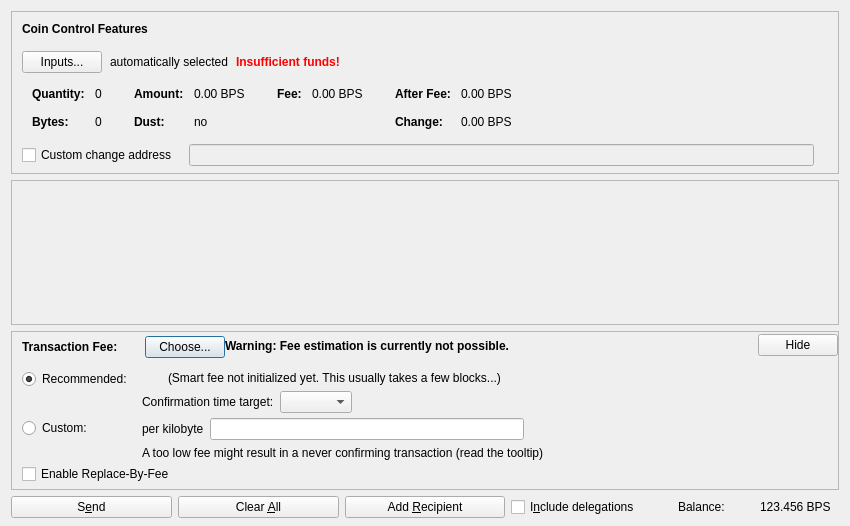
<?xml version="1.0" encoding="UTF-8"?>
<ui version="4.0">
 <class>SendCoinsDialog</class>
 <widget class="QDialog" name="SendCoinsDialog">
  <property name="geometry">
   <rect>
    <x>0</x>
    <y>0</y>
    <width>850</width>
    <height>526</height>
   </rect>
  </property>
  <property name="windowTitle">
   <string>Send Coins</string>
  </property>
  <layout class="QVBoxLayout" name="verticalLayout" stretch="0,1,0,0">
   <property name="bottomMargin">
    <number>8</number>
   </property>
   <item>
    <widget class="QFrame" name="frameCoinControl">
     <property name="sizePolicy">
      <sizepolicy hsizetype="Expanding" vsizetype="Expanding">
       <horstretch>0</horstretch>
       <verstretch>0</verstretch>
      </sizepolicy>
     </property>
     <property name="maximumSize">
      <size>
       <width>16777215</width>
       <height>16777215</height>
      </size>
     </property>
     <property name="frameShape">
      <enum>QFrame::StyledPanel</enum>
     </property>
     <property name="frameShadow">
      <enum>QFrame::Sunken</enum>
     </property>
     <layout class="QVBoxLayout" name="verticalLayoutCoinControl2">
      <property name="spacing">
       <number>0</number>
      </property>
      <property name="leftMargin">
       <number>0</number>
      </property>
      <property name="topMargin">
       <number>0</number>
      </property>
      <property name="rightMargin">
       <number>0</number>
      </property>
      <property name="bottomMargin">
       <number>6</number>
      </property>
      <item>
       <layout class="QVBoxLayout" name="verticalLayoutCoinControl" stretch="0,0,0,0,1">
        <property name="spacing">
         <number>0</number>
        </property>
        <property name="leftMargin">
         <number>10</number>
        </property>
        <property name="topMargin">
         <number>10</number>
        </property>
        <item>
         <layout class="QHBoxLayout" name="horizontalLayoutCoinControl1">
          <property name="bottomMargin">
           <number>15</number>
          </property>
          <item>
           <widget class="QLabel" name="labelCoinControlFeatures">
            <property name="sizePolicy">
             <sizepolicy hsizetype="Preferred" vsizetype="Maximum">
              <horstretch>0</horstretch>
              <verstretch>0</verstretch>
             </sizepolicy>
            </property>
            <property name="font">
             <font>
              <weight>75</weight>
              <bold>true</bold>
             </font>
            </property>
            <property name="styleSheet">
             <string notr="true">font-weight:bold;</string>
            </property>
            <property name="text">
             <string>Coin Control Features</string>
            </property>
           </widget>
          </item>
         </layout>
        </item>
        <item>
         <layout class="QHBoxLayout" name="horizontalLayoutCoinControl2" stretch="0,0,0,0">
          <property name="spacing">
           <number>8</number>
          </property>
          <property name="bottomMargin">
           <number>10</number>
          </property>
          <item>
           <widget class="QPushButton" name="pushButtonCoinControl">
            <property name="styleSheet">
             <string notr="true"/>
            </property>
            <property name="text">
             <string>Inputs...</string>
            </property>
            <property name="autoDefault">
             <bool>false</bool>
            </property>
           </widget>
          </item>
          <item>
           <widget class="QLabel" name="labelCoinControlAutomaticallySelected">
            <property name="text">
             <string>automatically selected</string>
            </property>
            <property name="margin">
             <number>5</number>
            </property>
           </widget>
          </item>
          <item>
           <widget class="QLabel" name="labelCoinControlInsuffFunds">
            <property name="font">
             <font>
              <weight>75</weight>
              <bold>true</bold>
             </font>
            </property>
            <property name="styleSheet">
             <string notr="true">color:red;font-weight:bold;</string>
            </property>
            <property name="text">
             <string>Insufficient funds!</string>
            </property>
            <property name="margin">
             <number>5</number>
            </property>
           </widget>
          </item>
          <item>
           <spacer name="horizontalSpacerCoinControl">
            <property name="orientation">
             <enum>Qt::Horizontal</enum>
            </property>
            <property name="sizeHint" stdset="0">
             <size>
              <width>40</width>
              <height>1</height>
             </size>
            </property>
           </spacer>
          </item>
         </layout>
        </item>
        <item>
         <widget class="QWidget" name="widgetCoinControl" native="true">
          <property name="sizePolicy">
           <sizepolicy hsizetype="Preferred" vsizetype="Preferred">
            <horstretch>0</horstretch>
            <verstretch>0</verstretch>
           </sizepolicy>
          </property>
          <property name="minimumSize">
           <size>
            <width>0</width>
            <height>0</height>
           </size>
          </property>
          <property name="styleSheet">
           <string notr="true"/>
          </property>
          <layout class="QHBoxLayout" name="horizontalLayoutCoinControl5">
           <property name="leftMargin">
            <number>0</number>
           </property>
           <property name="topMargin">
            <number>0</number>
           </property>
           <property name="rightMargin">
            <number>0</number>
           </property>
           <property name="bottomMargin">
            <number>0</number>
           </property>
           <item>
            <layout class="QHBoxLayout" name="horizontalLayoutCoinControl3" stretch="0,0,0,1">
             <property name="spacing">
              <number>20</number>
             </property>
             <property name="topMargin">
              <number>0</number>
             </property>
             <property name="bottomMargin">
              <number>10</number>
             </property>
             <item>
              <layout class="QFormLayout" name="formLayoutCoinControl1">
               <property name="horizontalSpacing">
                <number>10</number>
               </property>
               <property name="verticalSpacing">
                <number>14</number>
               </property>
               <property name="leftMargin">
                <number>10</number>
               </property>
               <property name="topMargin">
                <number>4</number>
               </property>
               <property name="rightMargin">
                <number>6</number>
               </property>
               <item row="0" column="0">
                <widget class="QLabel" name="labelCoinControlQuantityText">
                 <property name="font">
                  <font>
                   <weight>75</weight>
                   <bold>true</bold>
                  </font>
                 </property>
                 <property name="text">
                  <string>Quantity:</string>
                 </property>
                 <property name="margin">
                  <number>0</number>
                 </property>
                </widget>
               </item>
               <item row="0" column="1">
                <widget class="QLabel" name="labelCoinControlQuantity">
                 <property name="cursor">
                  <cursorShape>IBeamCursor</cursorShape>
                 </property>
                 <property name="contextMenuPolicy">
                  <enum>Qt::ActionsContextMenu</enum>
                 </property>
                 <property name="text">
                  <string notr="true">0</string>
                 </property>
                 <property name="margin">
                  <number>0</number>
                 </property>
                 <property name="textInteractionFlags">
                  <set>Qt::LinksAccessibleByMouse|Qt::TextSelectableByKeyboard|Qt::TextSelectableByMouse</set>
                 </property>
                </widget>
               </item>
               <item row="1" column="0">
                <widget class="QLabel" name="labelCoinControlBytesText">
                 <property name="font">
                  <font>
                   <weight>75</weight>
                   <bold>true</bold>
                  </font>
                 </property>
                 <property name="text">
                  <string>Bytes:</string>
                 </property>
                </widget>
               </item>
               <item row="1" column="1">
                <widget class="QLabel" name="labelCoinControlBytes">
                 <property name="cursor">
                  <cursorShape>IBeamCursor</cursorShape>
                 </property>
                 <property name="contextMenuPolicy">
                  <enum>Qt::ActionsContextMenu</enum>
                 </property>
                 <property name="text">
                  <string notr="true">0</string>
                 </property>
                 <property name="textInteractionFlags">
                  <set>Qt::LinksAccessibleByMouse|Qt::TextSelectableByKeyboard|Qt::TextSelectableByMouse</set>
                 </property>
                </widget>
               </item>
              </layout>
             </item>
             <item>
              <layout class="QFormLayout" name="formLayoutCoinControl2">
               <property name="horizontalSpacing">
                <number>10</number>
               </property>
               <property name="verticalSpacing">
                <number>14</number>
               </property>
               <property name="leftMargin">
                <number>6</number>
               </property>
               <property name="topMargin">
                <number>4</number>
               </property>
               <property name="rightMargin">
                <number>6</number>
               </property>
               <item row="0" column="0">
                <widget class="QLabel" name="labelCoinControlAmountText">
                 <property name="font">
                  <font>
                   <weight>75</weight>
                   <bold>true</bold>
                  </font>
                 </property>
                 <property name="text">
                  <string>Amount:</string>
                 </property>
                 <property name="margin">
                  <number>0</number>
                 </property>
                </widget>
               </item>
               <item row="0" column="1">
                <widget class="QLabel" name="labelCoinControlAmount">
                 <property name="cursor">
                  <cursorShape>IBeamCursor</cursorShape>
                 </property>
                 <property name="contextMenuPolicy">
                  <enum>Qt::ActionsContextMenu</enum>
                 </property>
                 <property name="text">
                  <string notr="true">0.00 BPS</string>
                 </property>
                 <property name="textInteractionFlags">
                  <set>Qt::LinksAccessibleByMouse|Qt::TextSelectableByKeyboard|Qt::TextSelectableByMouse</set>
                 </property>
                </widget>
               </item>
               <item row="1" column="0">
                <widget class="QLabel" name="labelCoinControlLowOutputText">
                 <property name="font">
                  <font>
                   <weight>75</weight>
                   <bold>true</bold>
                  </font>
                 </property>
                 <property name="text">
                  <string>Dust:</string>
                 </property>
                </widget>
               </item>
               <item row="1" column="1">
                <widget class="QLabel" name="labelCoinControlLowOutput">
                 <property name="cursor">
                  <cursorShape>IBeamCursor</cursorShape>
                 </property>
                 <property name="contextMenuPolicy">
                  <enum>Qt::ActionsContextMenu</enum>
                 </property>
                 <property name="text">
                  <string notr="true">no</string>
                 </property>
                 <property name="textInteractionFlags">
                  <set>Qt::LinksAccessibleByMouse|Qt::TextSelectableByKeyboard|Qt::TextSelectableByMouse</set>
                 </property>
                </widget>
               </item>
              </layout>
             </item>
             <item>
              <layout class="QFormLayout" name="formLayoutCoinControl3">
               <property name="horizontalSpacing">
                <number>10</number>
               </property>
               <property name="verticalSpacing">
                <number>14</number>
               </property>
               <property name="leftMargin">
                <number>6</number>
               </property>
               <property name="topMargin">
                <number>4</number>
               </property>
               <property name="rightMargin">
                <number>6</number>
               </property>
               <item row="0" column="0">
                <widget class="QLabel" name="labelCoinControlFeeText">
                 <property name="font">
                  <font>
                   <weight>75</weight>
                   <bold>true</bold>
                  </font>
                 </property>
                 <property name="text">
                  <string>Fee:</string>
                 </property>
                 <property name="margin">
                  <number>0</number>
                 </property>
                </widget>
               </item>
               <item row="0" column="1">
                <widget class="QLabel" name="labelCoinControlFee">
                 <property name="cursor">
                  <cursorShape>IBeamCursor</cursorShape>
                 </property>
                 <property name="contextMenuPolicy">
                  <enum>Qt::ActionsContextMenu</enum>
                 </property>
                 <property name="text">
                  <string notr="true">0.00 BPS</string>
                 </property>
                 <property name="textInteractionFlags">
                  <set>Qt::LinksAccessibleByMouse|Qt::TextSelectableByKeyboard|Qt::TextSelectableByMouse</set>
                 </property>
                </widget>
               </item>
              </layout>
             </item>
             <item>
              <layout class="QFormLayout" name="formLayoutCoinControl4">
               <property name="horizontalSpacing">
                <number>10</number>
               </property>
               <property name="verticalSpacing">
                <number>14</number>
               </property>
               <property name="leftMargin">
                <number>6</number>
               </property>
               <property name="topMargin">
                <number>4</number>
               </property>
               <property name="rightMargin">
                <number>6</number>
               </property>
               <item row="0" column="0">
                <widget class="QLabel" name="labelCoinControlAfterFeeText">
                 <property name="font">
                  <font>
                   <weight>75</weight>
                   <bold>true</bold>
                  </font>
                 </property>
                 <property name="text">
                  <string>After Fee:</string>
                 </property>
                 <property name="margin">
                  <number>0</number>
                 </property>
                </widget>
               </item>
               <item row="0" column="1">
                <widget class="QLabel" name="labelCoinControlAfterFee">
                 <property name="cursor">
                  <cursorShape>IBeamCursor</cursorShape>
                 </property>
                 <property name="contextMenuPolicy">
                  <enum>Qt::ActionsContextMenu</enum>
                 </property>
                 <property name="text">
                  <string notr="true">0.00 BPS</string>
                 </property>
                 <property name="textInteractionFlags">
                  <set>Qt::LinksAccessibleByMouse|Qt::TextSelectableByKeyboard|Qt::TextSelectableByMouse</set>
                 </property>
                </widget>
               </item>
               <item row="1" column="0">
                <widget class="QLabel" name="labelCoinControlChangeText">
                 <property name="font">
                  <font>
                   <weight>75</weight>
                   <bold>true</bold>
                  </font>
                 </property>
                 <property name="text">
                  <string>Change:</string>
                 </property>
                </widget>
               </item>
               <item row="1" column="1">
                <widget class="QLabel" name="labelCoinControlChange">
                 <property name="cursor">
                  <cursorShape>IBeamCursor</cursorShape>
                 </property>
                 <property name="contextMenuPolicy">
                  <enum>Qt::ActionsContextMenu</enum>
                 </property>
                 <property name="text">
                  <string notr="true">0.00 BPS</string>
                 </property>
                 <property name="textInteractionFlags">
                  <set>Qt::LinksAccessibleByMouse|Qt::TextSelectableByKeyboard|Qt::TextSelectableByMouse</set>
                 </property>
                </widget>
               </item>
              </layout>
             </item>
            </layout>
           </item>
          </layout>
         </widget>
        </item>
        <item>
         <layout class="QHBoxLayout" name="horizontalLayoutCoinControl4" stretch="0,0,0">
          <property name="spacing">
           <number>12</number>
          </property>
          <property name="sizeConstraint">
           <enum>QLayout::SetDefaultConstraint</enum>
          </property>
          <property name="topMargin">
           <number>5</number>
          </property>
          <property name="rightMargin">
           <number>5</number>
          </property>
          <item>
           <widget class="QCheckBox" name="checkBoxCoinControlChange">
            <property name="toolTip">
             <string>If this is activated, but the change address is empty or invalid, change will be sent to a newly generated address.</string>
            </property>
            <property name="text">
             <string>Custom change address</string>
            </property>
           </widget>
          </item>
          <item>
           <widget class="QValidatedLineEdit" name="lineEditCoinControlChange">
            <property name="enabled">
             <bool>false</bool>
            </property>
            <property name="sizePolicy">
             <sizepolicy hsizetype="Expanding" vsizetype="Fixed">
              <horstretch>0</horstretch>
              <verstretch>0</verstretch>
             </sizepolicy>
            </property>
           </widget>
          </item>
          <item>
           <widget class="QLabel" name="labelCoinControlChangeLabel">
            <property name="sizePolicy">
             <sizepolicy hsizetype="Preferred" vsizetype="Expanding">
              <horstretch>0</horstretch>
              <verstretch>0</verstretch>
             </sizepolicy>
            </property>
            <property name="minimumSize">
             <size>
              <width>0</width>
              <height>0</height>
             </size>
            </property>
            <property name="text">
             <string/>
            </property>
            <property name="margin">
             <number>3</number>
            </property>
           </widget>
          </item>
         </layout>
        </item>
        <item>
         <spacer name="verticalSpacerCoinControl">
          <property name="orientation">
           <enum>Qt::Vertical</enum>
          </property>
          <property name="sizeHint" stdset="0">
           <size>
            <width>800</width>
            <height>1</height>
           </size>
          </property>
         </spacer>
        </item>
       </layout>
      </item>
     </layout>
    </widget>
   </item>
   <item>
    <widget class="QScrollArea" name="scrollArea">
     <property name="widgetResizable">
      <bool>true</bool>
     </property>
     <widget class="QWidget" name="scrollAreaWidgetContents">
      <property name="geometry">
       <rect>
        <x>0</x>
        <y>0</y>
        <width>830</width>
        <height>104</height>
       </rect>
      </property>
      <layout class="QVBoxLayout" name="verticalLayout_2" stretch="0,1">
       <property name="leftMargin">
        <number>0</number>
       </property>
       <property name="topMargin">
        <number>0</number>
       </property>
       <property name="rightMargin">
        <number>0</number>
       </property>
       <property name="bottomMargin">
        <number>0</number>
       </property>
       <item>
        <layout class="QVBoxLayout" name="entries">
         <property name="spacing">
          <number>6</number>
         </property>
        </layout>
       </item>
       <item>
        <spacer name="verticalSpacer">
         <property name="orientation">
          <enum>Qt::Vertical</enum>
         </property>
         <property name="sizeHint" stdset="0">
          <size>
           <width>20</width>
           <height>40</height>
          </size>
         </property>
        </spacer>
       </item>
      </layout>
     </widget>
    </widget>
   </item>
   <item>
    <widget class="QFrame" name="frameFee">
     <property name="sizePolicy">
      <sizepolicy hsizetype="Expanding" vsizetype="Expanding">
       <horstretch>0</horstretch>
       <verstretch>0</verstretch>
      </sizepolicy>
     </property>
     <property name="maximumSize">
      <size>
       <width>16777215</width>
       <height>16777215</height>
      </size>
     </property>
     <property name="frameShape">
      <enum>QFrame::StyledPanel</enum>
     </property>
     <property name="frameShadow">
      <enum>QFrame::Sunken</enum>
     </property>
     <layout class="QVBoxLayout" name="verticalLayoutFee1">
      <property name="spacing">
       <number>0</number>
      </property>
      <property name="leftMargin">
       <number>0</number>
      </property>
      <property name="topMargin">
       <number>0</number>
      </property>
      <property name="rightMargin">
       <number>0</number>
      </property>
      <property name="bottomMargin">
       <number>0</number>
      </property>
      <item>
       <layout class="QVBoxLayout" name="verticalLayoutFee2" stretch="0,0,0">
        <property name="spacing">
         <number>0</number>
        </property>
        <property name="leftMargin">
         <number>10</number>
        </property>
        <property name="topMargin">
         <number>0</number>
        </property>
        <item>
         <layout class="QHBoxLayout" name="horizontalLayoutFee1">
          <property name="bottomMargin">
           <number>0</number>
          </property>
          <item>
           <layout class="QVBoxLayout" name="verticalLayoutFee7">
            <property name="spacing">
             <number>0</number>
            </property>
            <item>
             <spacer name="verticalSpacerSmartFee">
              <property name="orientation">
               <enum>Qt::Vertical</enum>
              </property>
              <property name="sizeType">
               <enum>QSizePolicy::Fixed</enum>
              </property>
              <property name="sizeHint" stdset="0">
               <size>
                <width>1</width>
                <height>4</height>
               </size>
              </property>
             </spacer>
            </item>
            <item>
             <layout class="QHBoxLayout" name="horizontalLayoutSmartFee">
              <property name="spacing">
               <number>10</number>
              </property>
              <item>
               <widget class="QLabel" name="labelFeeHeadline">
                <property name="sizePolicy">
                 <sizepolicy hsizetype="Preferred" vsizetype="Maximum">
                  <horstretch>0</horstretch>
                  <verstretch>0</verstretch>
                 </sizepolicy>
                </property>
                <property name="font">
                 <font>
                  <weight>75</weight>
                  <bold>true</bold>
                 </font>
                </property>
                <property name="styleSheet">
                 <string notr="true">font-weight:bold;</string>
                </property>
                <property name="text">
                 <string>Transaction Fee:</string>
                </property>
               </widget>
              </item>
              <item>
               <widget class="QLabel" name="labelFeeMinimized">
                <property name="text">
                 <string/>
                </property>
               </widget>
              </item>
              <item>
               <widget class="QPushButton" name="buttonChooseFee">
                <property name="text">
                 <string>Choose...</string>
                </property>
               </widget>
              </item>
             </layout>
            </item>
            <item>
             <spacer name="verticalSpacer_5">
              <property name="orientation">
               <enum>Qt::Vertical</enum>
              </property>
              <property name="sizeHint" stdset="0">
               <size>
                <width>1</width>
                <height>1</height>
               </size>
              </property>
             </spacer>
            </item>
           </layout>
          </item>
          <item>
           <widget class="QLabel" name="fallbackFeeWarningLabel">
            <property name="toolTip">
             <string>Using the fallbackfee can result in sending a transaction that will take several hours or days (or never) to confirm. Consider choosing your fee manually or wait until you have validated the complete chain.</string>
            </property>
            <property name="font">
            <font>
                <weight>75</weight>
                <bold>true</bold>
            </font>
            </property>
            <property name="text">
             <string>Warning: Fee estimation is currently not possible.</string>
            </property>
            <property name="wordWrap">
             <bool>false</bool>
            </property>
           </widget>
          </item>
          <item>
           <spacer name="horizontalSpacer_4">
            <property name="orientation">
             <enum>Qt::Horizontal</enum>
            </property>
            <property name="sizeType">
             <enum>QSizePolicy::MinimumExpanding</enum>
            </property>
            <property name="sizeHint" stdset="0">
             <size>
              <width>40</width>
              <height>20</height>
             </size>
            </property>
           </spacer>
          </item>
          <item>
           <widget class="QPushButton" name="buttonMinimizeFee">
            <property name="toolTip">
             <string>Hide transaction fee settings</string>
            </property>
            <property name="text">
             <string>Hide</string>
            </property>
           </widget>
          </item>
         </layout>
        </item>
        <item>
         <widget class="QFrame" name="frameFeeSelection">
          <layout class="QVBoxLayout" name="verticalLayoutFee12">
           <property name="spacing">
            <number>0</number>
           </property>
           <property name="leftMargin">
            <number>0</number>
           </property>
           <property name="topMargin">
            <number>0</number>
           </property>
           <property name="rightMargin">
            <number>0</number>
           </property>
           <property name="bottomMargin">
            <number>0</number>
           </property>
           <item>
            <layout class="QGridLayout" name="gridLayoutFee">
             <property name="topMargin">
              <number>10</number>
             </property>
             <property name="bottomMargin">
              <number>4</number>
             </property>
             <property name="horizontalSpacing">
              <number>10</number>
             </property>
             <property name="verticalSpacing">
              <number>4</number>
             </property>
             <item row="1" column="1">
              <layout class="QVBoxLayout" name="verticalLayoutFee8">
               <property name="spacing">
                <number>6</number>
               </property>
               <item>
                <layout class="QHBoxLayout" name="horizontalLayoutFee13">
                 <item>
                  <widget class="QLabel" name="labelCustomPerKilobyte">
                   <property name="toolTip">
                    <string>Specify a custom fee per kB (1,000 bytes) of the transaction's virtual size.

Note:  Since the fee is calculated on a per-byte basis, a fee of "100 satoshis per kB" for a transaction size of 500 bytes (half of 1 kB) would ultimately yield a fee of only 50 satoshis.</string>
                   </property>
                   <property name="text">
                    <string>per kilobyte</string>
                   </property>
                  </widget>
                 </item>
                 <item>
                  <widget class="BitcoinAmountField" name="customFee"/>
                 </item>
                 <item>
                  <spacer name="horizontalSpacer_6">
                   <property name="orientation">
                    <enum>Qt::Horizontal</enum>
                   </property>
                   <property name="sizeHint" stdset="0">
                    <size>
                     <width>1</width>
                     <height>1</height>
                    </size>
                   </property>
                  </spacer>
                 </item>
                </layout>
               </item>
               <item>
                <layout class="QHBoxLayout" name="horizontalLayoutFee8">
                 <item>
                  <widget class="QLabel" name="labelCustomFeeWarning">
                   <property name="enabled">
                    <bool>true</bool>
                   </property>
                   <property name="toolTip">
                    <string>When there is less transaction volume than space in the blocks, miners as well as relaying nodes may enforce a minimum fee. Paying only this minimum fee is just fine, but be aware that this can result in a never confirming transaction once there is more demand for yatripay transactions than the network can process.</string>
                   </property>
                   <property name="text">
                    <string>A too low fee might result in a never confirming transaction (read the tooltip)</string>
                   </property>
                  </widget>
                 </item>
                 <item>
                  <spacer name="horizontalSpacer_2">
                   <property name="orientation">
                    <enum>Qt::Horizontal</enum>
                   </property>
                   <property name="sizeHint" stdset="0">
                    <size>
                     <width>1</width>
                     <height>1</height>
                    </size>
                   </property>
                  </spacer>
                 </item>
                </layout>
               </item>
              </layout>
             </item>
             <item row="0" column="0">
              <layout class="QVBoxLayout" name="verticalLayoutFee4" stretch="0,1">
               <item>
                <widget class="QRadioButton" name="radioSmartFee">
                 <property name="text">
                  <string>Recommended:</string>
                 </property>
                 <property name="checked">
                  <bool>true</bool>
                 </property>
                 <attribute name="buttonGroup">
                  <string notr="true">groupFee</string>
                 </attribute>
                </widget>
               </item>
               <item>
                <spacer name="verticalSpacer_2">
                 <property name="orientation">
                  <enum>Qt::Vertical</enum>
                 </property>
                 <property name="sizeHint" stdset="0">
                  <size>
                   <width>1</width>
                   <height>1</height>
                  </size>
                 </property>
                </spacer>
               </item>
              </layout>
             </item>
             <item row="1" column="0">
              <layout class="QVBoxLayout" name="verticalLayoutFee9" stretch="0,1">
               <item>
                <widget class="QRadioButton" name="radioCustomFee">
                 <property name="text">
                  <string>Custom:</string>
                 </property>
                 <attribute name="buttonGroup">
                  <string notr="true">groupFee</string>
                 </attribute>
                </widget>
               </item>
               <item>
                <spacer name="verticalSpacer_6">
                 <property name="orientation">
                  <enum>Qt::Vertical</enum>
                 </property>
                 <property name="sizeHint" stdset="0">
                  <size>
                   <width>1</width>
                   <height>1</height>
                  </size>
                 </property>
                </spacer>
               </item>
              </layout>
             </item>
             <item row="0" column="1">
              <layout class="QVBoxLayout" name="verticalLayoutFee3" stretch="0,0,1">
               <property name="spacing">
                <number>6</number>
               </property>
               <property name="topMargin">
                <number>2</number>
               </property>
               <item>
                <layout class="QHBoxLayout" name="horizontalLayoutFee12">
                 <item>
                  <widget class="QLabel" name="labelSmartFee">
                   <property name="text">
                    <string/>
                   </property>
                  </widget>
                 </item>
                 <item>
                  <widget class="QLabel" name="labelFeeEstimation">
                   <property name="text">
                    <string/>
                   </property>
                  </widget>
                 </item>
                 <item>
                  <widget class="QLabel" name="labelSmartFee2">
                   <property name="text">
                    <string>(Smart fee not initialized yet. This usually takes a few blocks...)</string>
                   </property>
                  </widget>
                 </item>
                 <item>
                  <spacer name="horizontalSpacer_5">
                   <property name="orientation">
                    <enum>Qt::Horizontal</enum>
                   </property>
                   <property name="sizeHint" stdset="0">
                    <size>
                     <width>1</width>
                     <height>1</height>
                    </size>
                   </property>
                  </spacer>
                 </item>
                </layout>
               </item>
               <item>
                <layout class="QHBoxLayout" name="horizontalLayoutFee9">
                 <item>
                  <layout class="QVBoxLayout" name="verticalLayoutFee6">
                   <item>
                    <widget class="QLabel" name="labelSmartFee3">
                     <property name="text">
                      <string>Confirmation time target:</string>
                     </property>
                    </widget>
                   </item>
                  </layout>
                 </item>
                 <item>
                  <layout class="QVBoxLayout" name="verticalLayoutFee5">
                   <property name="rightMargin">
                    <number>30</number>
                   </property>
                   <item>
                    <layout class="QHBoxLayout" name="horizontalLayoutConfTarget">
                     <property name="bottomMargin">
                      <number>0</number>
                     </property>
                     <item>
                      <widget class="QComboBox" name="confTargetSelector"/>
                     </item>
                     <item>
                      <spacer name="horizontalSpacerConfTarget">
                       <property name="orientation">
                        <enum>Qt::Horizontal</enum>
                       </property>
                       <property name="sizeHint" stdset="0">
                        <size>
                         <width>40</width>
                         <height>20</height>
                        </size>
                       </property>
                      </spacer>
                     </item>
                    </layout>
                   </item>
                  </layout>
                 </item>
                </layout>
               </item>
               <item>
                <spacer name="verticalSpacer_4">
                 <property name="orientation">
                  <enum>Qt::Vertical</enum>
                 </property>
                 <property name="sizeHint" stdset="0">
                  <size>
                   <width>1</width>
                   <height>1</height>
                  </size>
                 </property>
                </spacer>
               </item>
              </layout>
             </item>
            </layout>
           </item>
           <item>
            <widget class="QCheckBox" name="optInRBF">
             <property name="text">
              <string>Enable Replace-By-Fee</string>
             </property>
             <property name="toolTip">
              <string>With Replace-By-Fee (BIP-125) you can increase a transaction's fee after it is sent. Without this, a higher fee may be recommended to compensate for increased transaction delay risk.</string>
             </property>
            </widget>
           </item>
          </layout>
         </widget>
        </item>
        <item>
         <spacer name="verticalSpacerFee">
          <property name="orientation">
           <enum>Qt::Vertical</enum>
          </property>
          <property name="sizeHint" stdset="0">
           <size>
            <width>40</width>
            <height>5</height>
           </size>
          </property>
         </spacer>
        </item>
       </layout>
      </item>
     </layout>
    </widget>
   </item>
   <item>
    <layout class="QHBoxLayout" name="horizontalLayout">
     <item>
      <widget class="QPushButton" name="sendButton">
       <property name="minimumSize">
        <size>
         <width>150</width>
         <height>0</height>
        </size>
       </property>
       <property name="toolTip">
        <string>Confirm the send action</string>
       </property>
       <property name="text">
        <string>S&amp;end</string>
       </property>
       <property name="icon">
        <iconset resource="../yatripay.qrc">
         <normaloff>:/icons/send</normaloff>:/icons/send</iconset>
       </property>
       <property name="autoDefault">
        <bool>false</bool>
       </property>
       <property name="default">
        <bool>false</bool>
       </property>
      </widget>
     </item>
     <item>
      <widget class="QPushButton" name="clearButton">
       <property name="sizePolicy">
        <sizepolicy hsizetype="Minimum" vsizetype="Fixed">
         <horstretch>0</horstretch>
         <verstretch>0</verstretch>
        </sizepolicy>
       </property>
       <property name="toolTip">
        <string>Clear all fields of the form.</string>
       </property>
       <property name="text">
        <string>Clear &amp;All</string>
       </property>
       <property name="icon">
        <iconset resource="../yatripay.qrc">
         <normaloff>:/icons/remove</normaloff>:/icons/remove</iconset>
       </property>
       <property name="autoDefault">
        <bool>false</bool>
       </property>
      </widget>
     </item>
     <item>
      <widget class="QPushButton" name="addButton">
       <property name="toolTip">
        <string>Send to multiple recipients at once</string>
       </property>
       <property name="text">
        <string>Add &amp;Recipient</string>
       </property>
       <property name="icon">
        <iconset resource="../yatripay.qrc">
         <normaloff>:/icons/add</normaloff>:/icons/add</iconset>
       </property>
       <property name="autoDefault">
        <bool>false</bool>
       </property>
      </widget>
     </item>
     <item>
      <widget class="QCheckBox" name="checkboxIncludeDelegations">
       <property name="toolTip">
        <string>When calculating the available balance, take into account delegations also. If unchecked, the available balance will reflect only the coins currently in the wallet.</string>
       </property>
       <property name="text">
        <string>I&amp;nclude delegations</string>
       </property>
      </widget>
     </item>
     <item>
      <layout class="QHBoxLayout" name="horizontalLayout_2">
       <property name="spacing">
        <number>3</number>
       </property>
       <item>
        <widget class="QLabel" name="labelBalanceName">
         <property name="sizePolicy">
          <sizepolicy hsizetype="Preferred" vsizetype="Fixed">
           <horstretch>0</horstretch>
           <verstretch>0</verstretch>
          </sizepolicy>
         </property>
         <property name="text">
          <string>Balance:</string>
         </property>
        </widget>
       </item>
       <item>
        <widget class="QLabel" name="labelBalance">
         <property name="sizePolicy">
          <sizepolicy hsizetype="Preferred" vsizetype="Fixed">
           <horstretch>0</horstretch>
           <verstretch>0</verstretch>
          </sizepolicy>
         </property>
         <property name="cursor">
          <cursorShape>IBeamCursor</cursorShape>
         </property>
         <property name="text">
          <string notr="true">123.456 BPS</string>
         </property>
         <property name="textInteractionFlags">
          <set>Qt::LinksAccessibleByMouse|Qt::TextSelectableByKeyboard|Qt::TextSelectableByMouse</set>
         </property>
        </widget>
       </item>
      </layout>
     </item>
    </layout>
   </item>
  </layout>
 </widget>
 <customwidgets>
  <customwidget>
   <class>QValidatedLineEdit</class>
   <extends>QLineEdit</extends>
   <header>qt/qvalidatedlineedit.h</header>
  </customwidget>
  <customwidget>
   <class>BitcoinAmountField</class>
   <extends>QLineEdit</extends>
   <header>qt/yatripayamountfield.h</header>
   <container>1</container>
  </customwidget>
 </customwidgets>
 <resources>
  <include location="../yatripay.qrc"/>
 </resources>
 <connections/>
 <buttongroups>
  <buttongroup name="groupFee"/>
 </buttongroups>
</ui>
